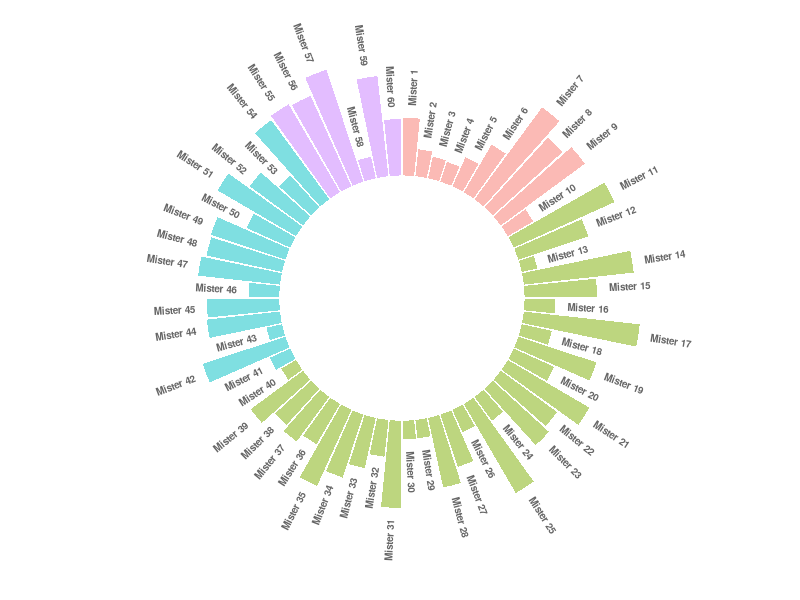

Reproduce this figure in R.

# --------------------------------------------------------
# Topic: circular barplot
# Author: Linzheng
# Date:Fri Dec 04 17:29:30 2020
# Mail: mixfruitszu@gmail.com
# --------------------------------------------------------

library(tidyverse)

# 构建示例数据
data <- data.frame(
  id=seq(1,60),
  individual=paste( "Mister ", seq(1,60), sep=""),
  value=sample( seq(10,100), 60, replace=T)
)


# 绘制基础环状条形图
p <- ggplot(data, aes(x=as.factor(id), y=value)) +  
  
  # This add the bars with a blue color
  geom_bar(stat="identity", fill=alpha("blue", 0.3)) +
  
  # Limits of the plot = very important. The negative value controls the size of the inner circle, the positive one is useful to add size over each bar
  ylim(-80,120) +
  
  # Custom the theme: no axis title and no cartesian grid
  theme_minimal() +
  theme(
    axis.text = element_blank(),
    axis.title = element_blank(),
    panel.grid = element_blank(),
    plot.margin = unit(rep(-2,4), "cm")     # This remove unnecessary margin around plot
  ) +
  
  # This makes the coordinate polar instead of cartesian.
  coord_polar(start = 0)

# --------------------------------------------------------------
# 添加label标签
# ----- This section prepare a dataframe for labels ---- #
# Get the name and the y position of each label
label_data <- data

# calculate the ANGLE of the labels
number_of_bar <- nrow(label_data)
angle <-  90 - 360 * (label_data$id-0.5) /number_of_bar     # I substract 0.5 because the letter must have the angle of the center of the bars. Not extreme right(1) or extreme left (0)

# calculate the alignment of labels: right or left
# If I am on the left part of the plot, my labels have currently an angle < -90
label_data$hjust<-ifelse( angle < -90, 1, 0)

# flip angle BY to make them readable
label_data$angle<-ifelse(angle < -90, angle+180, angle)


# 绘制带标签的环状条形图
p <- ggplot(data, aes(x=as.factor(id), y=value)) +       # Note that id is a factor. If x is numeric, there is some space between the first bar
  
  # This add the bars with a blue color
  geom_bar(stat="identity", fill=alpha("skyblue", 0.7)) +
  
  # Limits of the plot = very important. The negative value controls the size of the inner circle, the positive one is useful to add size over each bar
  ylim(-100,120) +
  
  # Custom the theme: no axis title and no cartesian grid
  theme_minimal() +
  theme(
    axis.text = element_blank(),
    axis.title = element_blank(),
    panel.grid = element_blank(),
    plot.margin = unit(rep(-1,4), "cm")      # Adjust the margin to make in sort labels are not truncated!
  ) +
  
  # This makes the coordinate polar instead of cartesian.
  coord_polar(start = 0) +
  
  # Add the labels, using the label_data dataframe that we have created before
  geom_text(data=label_data, aes(x=id, y=value+10, label=individual, hjust=hjust), 
            color="black", fontface="bold",alpha=0.6, size=2.5, 
            angle= label_data$angle, inherit.aes = FALSE ) 

# -------------------------------------------------------------------
# 绘制分组环状条形图
# 构建示例数据
data <- data.frame(
  individual=paste( "Mister ", seq(1,60), sep=""),
  group=c( rep('A', 10), rep('B', 30), rep('C', 14), rep('D', 6)) ,
  value=sample( seq(10,100), 60, replace=T)
)


# 设置在每组之间添加间隔
# Set a number of 'empty bar' to add at the end of each group
empty_bar <- 4
to_add <- data.frame( matrix(NA, empty_bar*nlevels(data$group), ncol(data)) )
colnames(to_add) <- colnames(data)
to_add$group <- rep(levels(data$group), each=empty_bar)
data <- rbind(data, to_add)
data <- data %>% arrange(group)
data$id <- seq(1, nrow(data))


# 设置添加label标签信息
# Get the name and the y position of each label
label_data <- data
number_of_bar <- nrow(label_data)
angle <- 90 - 360 * (label_data$id-0.5) /number_of_bar     # I substract 0.5 because the letter must have the angle of the center of the bars. Not extreme right(1) or extreme left (0)
label_data$hjust <- ifelse( angle < -90, 1, 0)
label_data$angle <- ifelse(angle < -90, angle+180, angle)



# 绘制分组环状条形图
p <- ggplot(data, aes(x=as.factor(id), y=value, fill=group)) +       # Note that id is a factor. If x is numeric, there is some space between the first bar
  geom_bar(stat="identity", alpha=0.5) +
  ylim(-100,120) +
  theme_minimal() +
  theme(
    legend.position = "none",
    axis.text = element_blank(),
    axis.title = element_blank(),
    panel.grid = element_blank(),
    plot.margin = unit(rep(-1,4), "cm") 
  ) +
  coord_polar() + 
  geom_text(data=label_data, aes(x=id, y=value+10, label=individual, hjust=hjust), color="black", fontface="bold",alpha=0.6, size=2.5, angle= label_data$angle, inherit.aes = FALSE ) 
